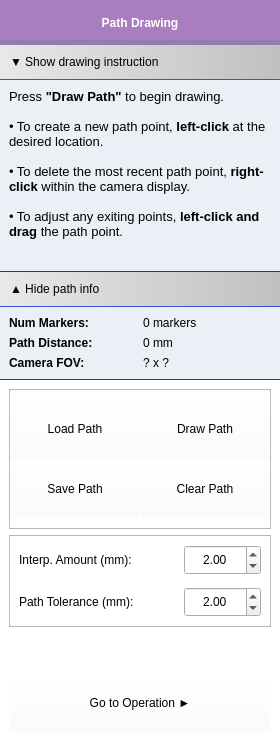
         <widget class="QWidget" name="tab_PathDrawing">
          <property name="styleSheet">
           <string notr="true"/>
          </property>
          <attribute name="title">
           <string>Path Drawing</string>
          </attribute>
          <layout class="QVBoxLayout" name="verticalLayout_5">
           <property name="spacing">
            <number>0</number>
           </property>
           <property name="leftMargin">
            <number>0</number>
           </property>
           <property name="topMargin">
            <number>0</number>
           </property>
           <property name="rightMargin">
            <number>0</number>
           </property>
           <property name="bottomMargin">
            <number>0</number>
           </property>
           <item>
            <widget class="QLabel" name="label_SetupTitle_2">
             <property name="sizePolicy">
              <sizepolicy hsizetype="Expanding" vsizetype="Fixed">
               <horstretch>0</horstretch>
               <verstretch>0</verstretch>
              </sizepolicy>
             </property>
             <property name="minimumSize">
              <size>
               <width>0</width>
               <height>45</height>
              </size>
             </property>
             <property name="styleSheet">
              <string notr="true">QLabel{
color: rgb(255,255,255);
font: 18pt &quot;Segoe UI&quot;;
font-weight: 500;
background-color: rgb(170, 124, 192);
border-bottom: 5px solid;
border-color: rgb(148, 124, 176);
}</string>
             </property>
             <property name="text">
              <string>Path Drawing</string>
             </property>
             <property name="alignment">
              <set>Qt::AlignCenter</set>
             </property>
            </widget>
           </item>
           <item>
            <widget class="QPushButton" name="pushButton_ShowHideDrawingInstructions">
             <property name="minimumSize">
              <size>
               <width>0</width>
               <height>35</height>
              </size>
             </property>
             <property name="styleSheet">
              <string notr="true">QPushButton {
font: 13pt &quot;Calibri&quot;;
background-color: qlineargradient(spread:pad, x1:0, y1:0, x2:1, y2:0, stop:0 rgba(232, 232, 232, 255), stop:1 rgba(192, 192, 192, 255));
text-align: left;
padding-left: 10px;
border-bottom: 1px;
border-color: rgb(31, 58, 147);
border-style: inset;
}

QPushButton::hover {
color: rgb(0, 150, 211);
}

QPushButton::pressed {
color: rgb(0, 150, 211);
}</string>
             </property>
             <property name="text">
              <string>▼ Show drawing instruction</string>
             </property>
            </widget>
           </item>
           <item>
            <widget class="QTextEdit" name="textEdit_DrawPathInstructions">
             <property name="sizePolicy">
              <sizepolicy hsizetype="Expanding" vsizetype="Preferred">
               <horstretch>0</horstretch>
               <verstretch>0</verstretch>
              </sizepolicy>
             </property>
             <property name="styleSheet">
              <string notr="true">QTextEdit{
background-color: rgba(228, 241, 254, 100);
border: 0px;
padding: 5px;
border-bottom: 1px;
border-color: rgb(31, 58, 147);
border-style: solid;
}</string>
             </property>
             <property name="lineWidth">
              <number>1</number>
             </property>
             <property name="html">
              <string>&lt;!DOCTYPE HTML PUBLIC &quot;-//W3C//DTD HTML 4.0//EN&quot; &quot;http://www.w3.org/TR/REC-html40/strict.dtd&quot;&gt;
&lt;html&gt;&lt;head&gt;&lt;meta name=&quot;qrichtext&quot; content=&quot;1&quot; /&gt;&lt;style type=&quot;text/css&quot;&gt;
p, li { white-space: pre-wrap; }
&lt;/style&gt;&lt;/head&gt;&lt;body style=&quot; font-family:'MS Shell Dlg 2'; font-size:8.25pt; font-weight:400; font-style:normal;&quot;&gt;
&lt;p style=&quot; margin-top:0px; margin-bottom:0px; margin-left:0px; margin-right:0px; -qt-block-indent:0; text-indent:0px;&quot;&gt;&lt;span style=&quot; font-family:'MS Shell Dlg 2'; font-size:10pt;&quot;&gt;Press &lt;/span&gt;&lt;span style=&quot; font-family:'MS Shell Dlg 2'; font-size:10pt; font-weight:600;&quot;&gt;&amp;quot;Draw Path&amp;quot;&lt;/span&gt;&lt;span style=&quot; font-family:'MS Shell Dlg 2'; font-size:10pt;&quot;&gt; to begin drawing.&lt;/span&gt;&lt;/p&gt;
&lt;p style=&quot;-qt-paragraph-type:empty; margin-top:0px; margin-bottom:0px; margin-left:0px; margin-right:0px; -qt-block-indent:0; text-indent:0px; font-family:'MS Shell Dlg 2'; font-size:10pt;&quot;&gt;&lt;br /&gt;&lt;/p&gt;
&lt;p style=&quot; margin-top:0px; margin-bottom:0px; margin-left:0px; margin-right:0px; -qt-block-indent:0; text-indent:0px;&quot;&gt;&lt;span style=&quot; font-family:'MS Shell Dlg 2'; font-size:10pt;&quot;&gt;• To create a new path point, &lt;/span&gt;&lt;span style=&quot; font-family:'MS Shell Dlg 2'; font-size:10pt; font-weight:600;&quot;&gt;left-click&lt;/span&gt;&lt;span style=&quot; font-family:'MS Shell Dlg 2'; font-size:10pt;&quot;&gt; at the desired location.&lt;/span&gt;&lt;/p&gt;
&lt;p style=&quot;-qt-paragraph-type:empty; margin-top:0px; margin-bottom:0px; margin-left:0px; margin-right:0px; -qt-block-indent:0; text-indent:0px; font-family:'MS Shell Dlg 2'; font-size:10pt;&quot;&gt;&lt;br /&gt;&lt;/p&gt;
&lt;p style=&quot; margin-top:0px; margin-bottom:0px; margin-left:0px; margin-right:0px; -qt-block-indent:0; text-indent:0px;&quot;&gt;&lt;span style=&quot; font-family:'MS Shell Dlg 2'; font-size:10pt;&quot;&gt;• To delete the most recent path point, &lt;/span&gt;&lt;span style=&quot; font-family:'MS Shell Dlg 2'; font-size:10pt; font-weight:600;&quot;&gt;right-click&lt;/span&gt;&lt;span style=&quot; font-family:'MS Shell Dlg 2'; font-size:10pt;&quot;&gt; within the camera display.&lt;/span&gt;&lt;/p&gt;
&lt;p style=&quot;-qt-paragraph-type:empty; margin-top:0px; margin-bottom:0px; margin-left:0px; margin-right:0px; -qt-block-indent:0; text-indent:0px; font-family:'MS Shell Dlg 2'; font-size:10pt;&quot;&gt;&lt;br /&gt;&lt;/p&gt;
&lt;p style=&quot; margin-top:0px; margin-bottom:0px; margin-left:0px; margin-right:0px; -qt-block-indent:0; text-indent:0px;&quot;&gt;&lt;span style=&quot; font-family:'MS Shell Dlg 2'; font-size:10pt;&quot;&gt;• To adjust any exiting points, &lt;/span&gt;&lt;span style=&quot; font-family:'MS Shell Dlg 2'; font-size:10pt; font-weight:600;&quot;&gt;left-click and drag&lt;/span&gt;&lt;span style=&quot; font-family:'MS Shell Dlg 2'; font-size:10pt;&quot;&gt; the path point.&lt;/span&gt;&lt;/p&gt;&lt;/body&gt;&lt;/html&gt;</string>
             </property>
            </widget>
           </item>
           <item>
            <widget class="QPushButton" name="pushButton_ShowHidePathInfo">
             <property name="minimumSize">
              <size>
               <width>0</width>
               <height>35</height>
              </size>
             </property>
             <property name="styleSheet">
              <string notr="true">QPushButton {
font: 13pt &quot;Calibri&quot;;
background-color: qlineargradient(spread:pad, x1:0, y1:0, x2:1, y2:0, stop:0 rgba(232, 232, 232, 255), stop:1 rgba(192, 192, 192, 255));
text-align: left;
padding-left: 10px;
border-bottom: 1px;
border-color: rgb(31, 58, 147);
border-style: inset;
}

QPushButton::hover {
color: rgb(0, 150, 211);
}

QPushButton::pressed {
color: rgb(0, 150, 211);
}</string>
             </property>
             <property name="text">
              <string>▲ Hide path info</string>
             </property>
            </widget>
           </item>
           <item>
            <widget class="QGroupBox" name="groupBox_PathInfo">
             <property name="sizePolicy">
              <sizepolicy hsizetype="Expanding" vsizetype="Expanding">
               <horstretch>0</horstretch>
               <verstretch>0</verstretch>
              </sizepolicy>
             </property>
             <property name="minimumSize">
              <size>
               <width>262</width>
               <height>0</height>
              </size>
             </property>
             <property name="layoutDirection">
              <enum>Qt::LeftToRight</enum>
             </property>
             <property name="styleSheet">
              <string notr="true">QGroupBox {
background-color: rgba(228, 241, 254, 100);
color: rgb(31,58,147);
font: 14pt &quot;Segoe UI&quot;;
font-weight: bold;
border-bottom: 1px;
border-color: rgb(31, 58, 147);
border-style: solid;
}

QGroupBox::title {
top:10px;
subcontrol-position: center top;
background-color: transparent;
}</string>
             </property>
             <property name="title">
              <string/>
             </property>
             <property name="alignment">
              <set>Qt::AlignHCenter|Qt::AlignTop</set>
             </property>
             <property name="flat">
              <bool>true</bool>
             </property>
             <layout class="QGridLayout" name="gridLayout_5">
              <property name="topMargin">
               <number>9</number>
              </property>
              <item row="1" column="1">
               <widget class="QLabel" name="label_NumPathMarkers">
                <property name="styleSheet">
                 <string notr="true">QLabel {
background-color: rgba(228, 241, 254, 0);
font: 12pt &quot;Segoe UI&quot;;;
}</string>
                </property>
                <property name="text">
                 <string>0 markers</string>
                </property>
                <property name="alignment">
                 <set>Qt::AlignLeading|Qt::AlignLeft|Qt::AlignVCenter</set>
                </property>
               </widget>
              </item>
              <item row="1" column="0">
               <widget class="QLabel" name="label_NumPathMarkers_Title">
                <property name="styleSheet">
                 <string notr="true">QLabel {
background-color: rgba(228, 241, 254, 0);
font: 12pt &quot;Segoe UI&quot;;
font-weight: 500;
}</string>
                </property>
                <property name="text">
                 <string>Num Markers:</string>
                </property>
               </widget>
              </item>
              <item row="3" column="0">
               <widget class="QLabel" name="label_CameraFOV_Title">
                <property name="styleSheet">
                 <string notr="true">QLabel {
background-color: rgba(228, 241, 254, 0);
font: 12pt &quot;Segoe UI&quot;;
font-weight: 500;
}</string>
                </property>
                <property name="text">
                 <string>Camera FOV:</string>
                </property>
               </widget>
              </item>
              <item row="2" column="1">
               <widget class="QLabel" name="label_PathDistance">
                <property name="styleSheet">
                 <string notr="true">QLabel {
background-color: rgba(228, 241, 254, 0);
font: 12pt &quot;Segoe UI&quot;;;
}</string>
                </property>
                <property name="text">
                 <string>0 mm</string>
                </property>
                <property name="alignment">
                 <set>Qt::AlignLeading|Qt::AlignLeft|Qt::AlignVCenter</set>
                </property>
               </widget>
              </item>
              <item row="3" column="1">
               <widget class="QLabel" name="label_CameraFOV">
                <property name="styleSheet">
                 <string notr="true">QLabel {
background-color: rgba(228, 241, 254, 0);
font: 12pt &quot;Segoe UI&quot;;;
}</string>
                </property>
                <property name="text">
                 <string>? x ?</string>
                </property>
                <property name="alignment">
                 <set>Qt::AlignLeading|Qt::AlignLeft|Qt::AlignVCenter</set>
                </property>
               </widget>
              </item>
              <item row="2" column="0">
               <widget class="QLabel" name="label_PathDistance_Title">
                <property name="styleSheet">
                 <string notr="true">QLabel {
background-color: rgba(228, 241, 254, 0);
font: 12pt &quot;Segoe UI&quot;;
font-weight: 500;
}</string>
                </property>
                <property name="text">
                 <string>Path Distance:</string>
                </property>
               </widget>
              </item>
             </layout>
            </widget>
           </item>
           <item>
            <widget class="QGroupBox" name="groupBox_DrawPathTools">
             <property name="sizePolicy">
              <sizepolicy hsizetype="Expanding" vsizetype="Expanding">
               <horstretch>0</horstretch>
               <verstretch>1</verstretch>
              </sizepolicy>
             </property>
             <property name="minimumSize">
              <size>
               <width>0</width>
               <height>0</height>
              </size>
             </property>
             <property name="styleSheet">
              <string notr="true">#groupBox_DrawPathTools {
background-color: rgb(255, 255, 255);
color: rgb(31,58,147);
font: 14pt &quot;Calibri&quot;;  
font-weight: bold;
border: 0px;
}

#groupBox_DrawPathTools::title{
background-color: transparent;
top:10px;
left: 20px;
}</string>
             </property>
             <property name="title">
              <string/>
             </property>
             <property name="alignment">
              <set>Qt::AlignLeading|Qt::AlignLeft|Qt::AlignVCenter</set>
             </property>
             <property name="flat">
              <bool>true</bool>
             </property>
             <layout class="QVBoxLayout" name="verticalLayout_12">
              <property name="spacing">
               <number>6</number>
              </property>
              <property name="topMargin">
               <number>9</number>
              </property>
              <item>
               <widget class="QFrame" name="frame_PathButtons">
                <property name="sizePolicy">
                 <sizepolicy hsizetype="Fixed" vsizetype="Fixed">
                  <horstretch>0</horstretch>
                  <verstretch>0</verstretch>
                 </sizepolicy>
                </property>
                <property name="minimumSize">
                 <size>
                  <width>262</width>
                  <height>80</height>
                 </size>
                </property>
                <property name="styleSheet">
                 <string notr="true"/>
                </property>
                <property name="frameShape">
                 <enum>QFrame::StyledPanel</enum>
                </property>
                <property name="frameShadow">
                 <enum>QFrame::Raised</enum>
                </property>
                <layout class="QGridLayout" name="gridLayout_7">
                 <property name="leftMargin">
                  <number>0</number>
                 </property>
                 <property name="rightMargin">
                  <number>0</number>
                 </property>
                 <property name="spacing">
                  <number>0</number>
                 </property>
                 <item row="2" column="0">
                  <widget class="QPushButton" name="pushButton_LoadPath">
                   <property name="enabled">
                    <bool>true</bool>
                   </property>
                   <property name="sizePolicy">
                    <sizepolicy hsizetype="Preferred" vsizetype="Preferred">
                     <horstretch>1</horstretch>
                     <verstretch>0</verstretch>
                    </sizepolicy>
                   </property>
                   <property name="minimumSize">
                    <size>
                     <width>0</width>
                     <height>60</height>
                    </size>
                   </property>
                   <property name="cursor">
                    <cursorShape>ArrowCursor</cursorShape>
                   </property>
                   <property name="styleSheet">
                    <string notr="true">QPushButton {
font: 16pt &quot;Segoe UI&quot;;
background-color: rgba(255, 255, 255, 0);
}

QPushButton::hover {
color: rgb(76,194,252);
background-color: rgba(204, 228, 247,50);
border: 1px;
border-color: rgb(0, 150, 211);
border-style: solid;
}

QPushButton::pressed {
color: rgb(76,194,252);
background-color: rgba(204, 228, 247,100);
border: 2px;
border-color: rgb(0, 150, 211);
border-style: solid;
}</string>
                   </property>
                   <property name="text">
                    <string>Load Path</string>
                   </property>
                   <property name="icon">
                    <iconset>
                     <normaloff>:/resources/Icons/Load_Icon.png</normaloff>:/resources/Icons/Load_Icon.png</iconset>
                   </property>
                  </widget>
                 </item>
                 <item row="2" column="1">
                  <widget class="QPushButton" name="pushButton_DrawPath">
                   <property name="sizePolicy">
                    <sizepolicy hsizetype="Preferred" vsizetype="Preferred">
                     <horstretch>1</horstretch>
                     <verstretch>0</verstretch>
                    </sizepolicy>
                   </property>
                   <property name="minimumSize">
                    <size>
                     <width>0</width>
                     <height>60</height>
                    </size>
                   </property>
                   <property name="cursor">
                    <cursorShape>ArrowCursor</cursorShape>
                   </property>
                   <property name="styleSheet">
                    <string notr="true">QPushButton {
font: 16pt &quot;Segoe UI&quot;;
background-color: rgba(255, 255, 255, 0);
}

QPushButton::hover {
color: rgb(76,194,252);
background-color: rgba(204, 228, 247,50);
border: 1px;
border-color: rgb(0, 150, 211);
border-style: solid;
}

QPushButton::pressed {
color: rgb(76,194,252);
background-color: rgba(204, 228, 247,100);
border: 2px;
border-color: rgb(0, 150, 211);
border-style: solid;
}</string>
                   </property>
                   <property name="text">
                    <string>Draw Path</string>
                   </property>
                   <property name="icon">
                    <iconset>
                     <normaloff>:/resources/Icons/Draw_Icon.png</normaloff>:/resources/Icons/Draw_Icon.png</iconset>
                   </property>
                  </widget>
                 </item>
                 <item row="5" column="0">
                  <widget class="QPushButton" name="pushButton_SavePath">
                   <property name="sizePolicy">
                    <sizepolicy hsizetype="Preferred" vsizetype="Preferred">
                     <horstretch>1</horstretch>
                     <verstretch>0</verstretch>
                    </sizepolicy>
                   </property>
                   <property name="minimumSize">
                    <size>
                     <width>0</width>
                     <height>60</height>
                    </size>
                   </property>
                   <property name="cursor">
                    <cursorShape>ArrowCursor</cursorShape>
                   </property>
                   <property name="styleSheet">
                    <string notr="true">QPushButton {
font: 16pt &quot;Segoe UI&quot;;
background-color: rgba(255, 255, 255, 0);
}

QPushButton::hover {
color: rgb(76,194,252);
background-color: rgba(204, 228, 247,50);
border: 1px;
border-color: rgb(0, 150, 211);
border-style: solid;
}

QPushButton::pressed {
color: rgb(76,194,252);
background-color: rgba(204, 228, 247,100);
border: 2px;
border-color: rgb(0, 150, 211);
border-style: solid;
}</string>
                   </property>
                   <property name="text">
                    <string>Save Path</string>
                   </property>
                   <property name="icon">
                    <iconset>
                     <normaloff>:/resources/Icons/Save_Icon_Blue.png</normaloff>:/resources/Icons/Save_Icon_Blue.png</iconset>
                   </property>
                  </widget>
                 </item>
                 <item row="5" column="1">
                  <widget class="QPushButton" name="pushButton_ClearPath">
                   <property name="sizePolicy">
                    <sizepolicy hsizetype="Preferred" vsizetype="Preferred">
                     <horstretch>1</horstretch>
                     <verstretch>0</verstretch>
                    </sizepolicy>
                   </property>
                   <property name="minimumSize">
                    <size>
                     <width>0</width>
                     <height>60</height>
                    </size>
                   </property>
                   <property name="cursor">
                    <cursorShape>ArrowCursor</cursorShape>
                   </property>
                   <property name="styleSheet">
                    <string notr="true">QPushButton {
font: 16pt &quot;Segoe UI&quot;;
background-color: rgba(255, 255, 255, 0);
}

QPushButton::hover {
color: rgb(76,194,252);
background-color: rgba(204, 228, 247,50);
border: 1px;
border-color: rgb(0, 150, 211);
border-style: solid;
}

QPushButton::pressed {
color: rgb(76,194,252);
background-color: rgba(204, 228, 247,100);
border: 2px;
border-color: rgb(0, 150, 211);
border-style: solid;
}</string>
                   </property>
                   <property name="text">
                    <string>Clear Path</string>
                   </property>
                   <property name="icon">
                    <iconset>
                     <normaloff>:/resources/Icons/Erase_Icon.png</normaloff>:/resources/Icons/Erase_Icon.png</iconset>
                   </property>
                  </widget>
                 </item>
                </layout>
               </widget>
              </item>
              <item>
               <widget class="QFrame" name="frame_PathOptions">
                <property name="sizePolicy">
                 <sizepolicy hsizetype="Fixed" vsizetype="Fixed">
                  <horstretch>0</horstretch>
                  <verstretch>0</verstretch>
                 </sizepolicy>
                </property>
                <property name="minimumSize">
                 <size>
                  <width>262</width>
                  <height>60</height>
                 </size>
                </property>
                <property name="baseSize">
                 <size>
                  <width>0</width>
                  <height>0</height>
                 </size>
                </property>
                <property name="styleSheet">
                 <string notr="true">QFrame {
}</string>
                </property>
                <property name="frameShape">
                 <enum>QFrame::StyledPanel</enum>
                </property>
                <property name="frameShadow">
                 <enum>QFrame::Raised</enum>
                </property>
                <layout class="QGridLayout" name="gridLayout_8">
                 <property name="spacing">
                  <number>12</number>
                 </property>
                 <item row="0" column="0">
                  <widget class="QLabel" name="label_InterpolationAmount">
                   <property name="sizePolicy">
                    <sizepolicy hsizetype="Preferred" vsizetype="Fixed">
                     <horstretch>2</horstretch>
                     <verstretch>0</verstretch>
                    </sizepolicy>
                   </property>
                   <property name="minimumSize">
                    <size>
                     <width>0</width>
                     <height>0</height>
                    </size>
                   </property>
                   <property name="styleSheet">
                    <string notr="true">QLabel {
font: 13pt &quot;Segoe UI&quot;;
}</string>
                   </property>
                   <property name="text">
                    <string>Interp. Amount (mm):</string>
                   </property>
                  </widget>
                 </item>
                 <item row="0" column="1">
                  <widget class="QDoubleSpinBox" name="doubleSpinBox_InterpolationAmount">
                   <property name="sizePolicy">
                    <sizepolicy hsizetype="Minimum" vsizetype="Preferred">
                     <horstretch>1</horstretch>
                     <verstretch>0</verstretch>
                    </sizepolicy>
                   </property>
                   <property name="minimumSize">
                    <size>
                     <width>0</width>
                     <height>30</height>
                    </size>
                   </property>
                   <property name="layoutDirection">
                    <enum>Qt::LeftToRight</enum>
                   </property>
                   <property name="styleSheet">
                    <string notr="true">QDoubleSpinBox {
font: 10pt &quot;Segoe UI&quot;;
}</string>
                   </property>
                   <property name="alignment">
                    <set>Qt::AlignCenter</set>
                   </property>
                   <property name="value">
                    <double>2.000000000000000</double>
                   </property>
                  </widget>
                 </item>
                 <item row="1" column="0">
                  <widget class="QLabel" name="label_SaveDirectory_2">
                   <property name="sizePolicy">
                    <sizepolicy hsizetype="Preferred" vsizetype="Fixed">
                     <horstretch>2</horstretch>
                     <verstretch>0</verstretch>
                    </sizepolicy>
                   </property>
                   <property name="minimumSize">
                    <size>
                     <width>0</width>
                     <height>0</height>
                    </size>
                   </property>
                   <property name="styleSheet">
                    <string notr="true">QLabel {
font: 13pt &quot;Segoe UI&quot;;
}</string>
                   </property>
                   <property name="text">
                    <string>Path Tolerance (mm):</string>
                   </property>
                  </widget>
                 </item>
                 <item row="1" column="1">
                  <widget class="QDoubleSpinBox" name="doubleSpinBox_PathTolerance">
                   <property name="sizePolicy">
                    <sizepolicy hsizetype="Minimum" vsizetype="Preferred">
                     <horstretch>1</horstretch>
                     <verstretch>0</verstretch>
                    </sizepolicy>
                   </property>
                   <property name="minimumSize">
                    <size>
                     <width>0</width>
                     <height>30</height>
                    </size>
                   </property>
                   <property name="layoutDirection">
                    <enum>Qt::LeftToRight</enum>
                   </property>
                   <property name="styleSheet">
                    <string notr="true">QDoubleSpinBox {
font: 10pt &quot;Segoe UI&quot;;
}</string>
                   </property>
                   <property name="alignment">
                    <set>Qt::AlignCenter</set>
                   </property>
                   <property name="value">
                    <double>2.000000000000000</double>
                   </property>
                  </widget>
                 </item>
                </layout>
               </widget>
              </item>
              <item>
               <spacer name="verticalSpacer_2">
                <property name="orientation">
                 <enum>Qt::Vertical</enum>
                </property>
                <property name="sizeHint" stdset="0">
                 <size>
                  <width>20</width>
                  <height>40</height>
                 </size>
                </property>
               </spacer>
              </item>
              <item>
               <widget class="QPushButton" name="pushButton_GoToOperation">
                <property name="enabled">
                 <bool>true</bool>
                </property>
                <property name="sizePolicy">
                 <sizepolicy hsizetype="Fixed" vsizetype="Fixed">
                  <horstretch>0</horstretch>
                  <verstretch>0</verstretch>
                 </sizepolicy>
                </property>
                <property name="minimumSize">
                 <size>
                  <width>262</width>
                  <height>60</height>
                 </size>
                </property>
                <property name="layoutDirection">
                 <enum>Qt::LeftToRight</enum>
                </property>
                <property name="styleSheet">
                 <string notr="true">QPushButton {
font: 20pt &quot;Calibri&quot;;
background-color: rgba(255, 255, 255, 0);
}

QPushButton::hover {
color: rgb(76,194,252);
}

QPushButton::pressed {
color: rgb(76,194,252);
}</string>
                </property>
                <property name="text">
                 <string>Go to Operation ►</string>
                </property>
                <property name="iconSize">
                 <size>
                  <width>32</width>
                  <height>32</height>
                 </size>
                </property>
               </widget>
              </item>
             </layout>
            </widget>
           </item>
          </layout>
         </widget>
